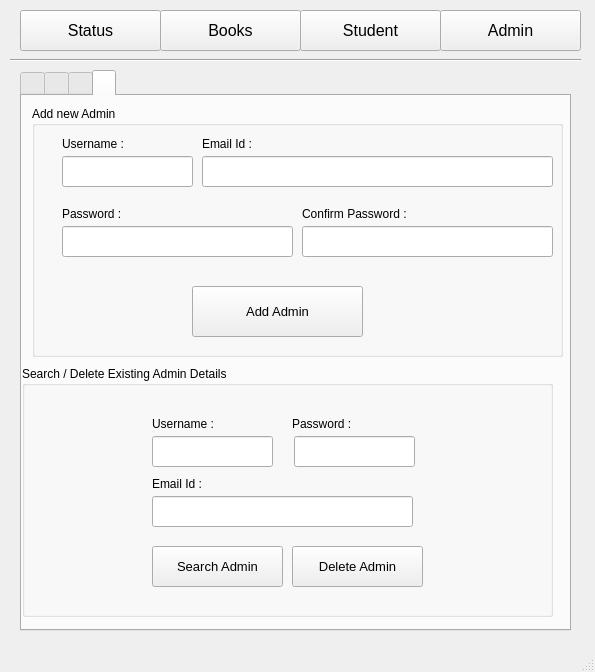
<?xml version="1.0" encoding="UTF-8"?>
<ui version="4.0">
 <class>MainWindow</class>
 <widget class="QMainWindow" name="MainWindow">
  <property name="geometry">
   <rect>
    <x>0</x>
    <y>0</y>
    <width>595</width>
    <height>672</height>
   </rect>
  </property>
  <property name="windowTitle">
   <string>MainWindow</string>
  </property>
  <widget class="QWidget" name="centralwidget">
   <widget class="QPushButton" name="pushButton_5">
    <property name="geometry">
     <rect>
      <x>20</x>
      <y>10</y>
      <width>141</width>
      <height>41</height>
     </rect>
    </property>
    <property name="font">
     <font>
      <pointsize>12</pointsize>
     </font>
    </property>
    <property name="text">
     <string>Status</string>
    </property>
   </widget>
   <widget class="Line" name="line">
    <property name="geometry">
     <rect>
      <x>10</x>
      <y>50</y>
      <width>571</width>
      <height>20</height>
     </rect>
    </property>
    <property name="orientation">
     <enum>Qt::Horizontal</enum>
    </property>
   </widget>
   <widget class="QTabWidget" name="tabWidget">
    <property name="geometry">
     <rect>
      <x>20</x>
      <y>70</y>
      <width>551</width>
      <height>561</height>
     </rect>
    </property>
    <property name="currentIndex">
     <number>3</number>
    </property>
    <widget class="QWidget" name="tab">
     <attribute name="title">
      <string/>
     </attribute>
     <widget class="QLineEdit" name="lineEdit">
      <property name="geometry">
       <rect>
        <x>30</x>
        <y>30</y>
        <width>341</width>
        <height>51</height>
       </rect>
      </property>
      <property name="font">
       <font>
        <pointsize>10</pointsize>
       </font>
      </property>
      <property name="placeholderText">
       <string>Which book Student wants ?</string>
      </property>
     </widget>
     <widget class="QComboBox" name="comboBox_2">
      <property name="geometry">
       <rect>
        <x>470</x>
        <y>100</y>
        <width>51</width>
        <height>41</height>
       </rect>
      </property>
      <property name="font">
       <font>
        <pointsize>10</pointsize>
       </font>
      </property>
      <item>
       <property name="text">
        <string>1</string>
       </property>
      </item>
      <item>
       <property name="text">
        <string>2</string>
       </property>
      </item>
      <item>
       <property name="text">
        <string>3</string>
       </property>
      </item>
      <item>
       <property name="text">
        <string>4</string>
       </property>
      </item>
      <item>
       <property name="text">
        <string>5</string>
       </property>
      </item>
      <item>
       <property name="text">
        <string>6</string>
       </property>
      </item>
      <item>
       <property name="text">
        <string>7</string>
       </property>
      </item>
      <item>
       <property name="text">
        <string>8</string>
       </property>
      </item>
      <item>
       <property name="text">
        <string>9</string>
       </property>
      </item>
      <item>
       <property name="text">
        <string>10</string>
       </property>
      </item>
      <item>
       <property name="text">
        <string>11</string>
       </property>
      </item>
      <item>
       <property name="text">
        <string>12</string>
       </property>
      </item>
      <item>
       <property name="text">
        <string>13</string>
       </property>
      </item>
      <item>
       <property name="text">
        <string>14</string>
       </property>
      </item>
      <item>
       <property name="text">
        <string>15</string>
       </property>
      </item>
     </widget>
     <widget class="QPushButton" name="pushButton">
      <property name="geometry">
       <rect>
        <x>390</x>
        <y>30</y>
        <width>131</width>
        <height>51</height>
       </rect>
      </property>
      <property name="font">
       <font>
        <pointsize>12</pointsize>
       </font>
      </property>
      <property name="text">
       <string>Add</string>
      </property>
     </widget>
     <widget class="QLabel" name="label">
      <property name="geometry">
       <rect>
        <x>390</x>
        <y>110</y>
        <width>91</width>
        <height>16</height>
       </rect>
      </property>
      <property name="font">
       <font>
        <pointsize>10</pointsize>
       </font>
      </property>
      <property name="text">
       <string>Duration :</string>
      </property>
     </widget>
     <widget class="QTableWidget" name="tableWidget">
      <property name="geometry">
       <rect>
        <x>10</x>
        <y>170</y>
        <width>531</width>
        <height>291</height>
       </rect>
      </property>
      <column>
       <property name="text">
        <string>Student Name</string>
       </property>
      </column>
      <column>
       <property name="text">
        <string>Book name</string>
       </property>
      </column>
      <column>
       <property name="text">
        <string>From</string>
       </property>
      </column>
      <column>
       <property name="text">
        <string>To</string>
       </property>
      </column>
     </widget>
     <widget class="QLineEdit" name="lineEdit_3">
      <property name="geometry">
       <rect>
        <x>30</x>
        <y>100</y>
        <width>131</width>
        <height>41</height>
       </rect>
      </property>
      <property name="font">
       <font>
        <pointsize>10</pointsize>
       </font>
      </property>
      <property name="placeholderText">
       <string>Student Name</string>
      </property>
     </widget>
     <widget class="QLineEdit" name="lineEdit_14">
      <property name="geometry">
       <rect>
        <x>170</x>
        <y>100</y>
        <width>201</width>
        <height>41</height>
       </rect>
      </property>
      <property name="font">
       <font>
        <pointsize>10</pointsize>
       </font>
      </property>
      <property name="placeholderText">
       <string>Student Email Id..</string>
      </property>
     </widget>
     <widget class="QPushButton" name="pushButton_14">
      <property name="geometry">
       <rect>
        <x>200</x>
        <y>470</y>
        <width>161</width>
        <height>41</height>
       </rect>
      </property>
      <property name="font">
       <font>
        <pointsize>10</pointsize>
       </font>
      </property>
      <property name="text">
       <string>Show All Status</string>
      </property>
     </widget>
    </widget>
    <widget class="QWidget" name="tab_2">
     <attribute name="title">
      <string/>
     </attribute>
     <widget class="QTabWidget" name="tabWidget_2">
      <property name="geometry">
       <rect>
        <x>0</x>
        <y>10</y>
        <width>551</width>
        <height>511</height>
       </rect>
      </property>
      <property name="font">
       <font>
        <pointsize>10</pointsize>
       </font>
      </property>
      <property name="currentIndex">
       <number>2</number>
      </property>
      <widget class="QWidget" name="tab_7">
       <attribute name="title">
        <string>Book List</string>
       </attribute>
       <widget class="QPushButton" name="pushButton_9">
        <property name="geometry">
         <rect>
          <x>90</x>
          <y>30</y>
          <width>351</width>
          <height>51</height>
         </rect>
        </property>
        <property name="font">
         <font>
          <pointsize>11</pointsize>
         </font>
        </property>
        <property name="text">
         <string>Show All Available books</string>
        </property>
       </widget>
       <widget class="QTableWidget" name="tableWidget_3">
        <property name="geometry">
         <rect>
          <x>10</x>
          <y>110</y>
          <width>521</width>
          <height>351</height>
         </rect>
        </property>
        <property name="minimumSize">
         <size>
          <width>521</width>
          <height>0</height>
         </size>
        </property>
        <column>
         <property name="text">
          <string>Book Code</string>
         </property>
        </column>
        <column>
         <property name="text">
          <string>Book Title</string>
         </property>
        </column>
        <column>
         <property name="text">
          <string>Book Author</string>
         </property>
        </column>
        <column>
         <property name="text">
          <string>Book Price</string>
         </property>
        </column>
       </widget>
      </widget>
      <widget class="QWidget" name="tab_5">
       <attribute name="title">
        <string>Add a Book</string>
       </attribute>
       <widget class="QLineEdit" name="lineEdit_2">
        <property name="geometry">
         <rect>
          <x>40</x>
          <y>60</y>
          <width>221</width>
          <height>31</height>
         </rect>
        </property>
       </widget>
       <widget class="QPlainTextEdit" name="plainTextEdit">
        <property name="geometry">
         <rect>
          <x>40</x>
          <y>200</y>
          <width>481</width>
          <height>171</height>
         </rect>
        </property>
       </widget>
       <widget class="QLineEdit" name="lineEdit_4">
        <property name="geometry">
         <rect>
          <x>40</x>
          <y>140</y>
          <width>221</width>
          <height>31</height>
         </rect>
        </property>
       </widget>
       <widget class="QLineEdit" name="lineEdit_5">
        <property name="geometry">
         <rect>
          <x>310</x>
          <y>60</y>
          <width>201</width>
          <height>31</height>
         </rect>
        </property>
       </widget>
       <widget class="QLineEdit" name="lineEdit_7">
        <property name="geometry">
         <rect>
          <x>310</x>
          <y>140</y>
          <width>201</width>
          <height>31</height>
         </rect>
        </property>
       </widget>
       <widget class="QLabel" name="label_2">
        <property name="geometry">
         <rect>
          <x>40</x>
          <y>40</y>
          <width>91</width>
          <height>16</height>
         </rect>
        </property>
        <property name="text">
         <string>Book Title :</string>
        </property>
       </widget>
       <widget class="QLabel" name="label_3">
        <property name="geometry">
         <rect>
          <x>40</x>
          <y>120</y>
          <width>111</width>
          <height>16</height>
         </rect>
        </property>
        <property name="text">
         <string>Book Author :</string>
        </property>
       </widget>
       <widget class="QLabel" name="label_4">
        <property name="geometry">
         <rect>
          <x>310</x>
          <y>40</y>
          <width>111</width>
          <height>16</height>
         </rect>
        </property>
        <property name="text">
         <string>Book Code :</string>
        </property>
       </widget>
       <widget class="QLabel" name="label_5">
        <property name="geometry">
         <rect>
          <x>310</x>
          <y>120</y>
          <width>101</width>
          <height>16</height>
         </rect>
        </property>
        <property name="text">
         <string>Book Price :</string>
        </property>
       </widget>
       <widget class="QPushButton" name="pushButton_2">
        <property name="geometry">
         <rect>
          <x>180</x>
          <y>390</y>
          <width>181</width>
          <height>61</height>
         </rect>
        </property>
        <property name="font">
         <font>
          <pointsize>11</pointsize>
         </font>
        </property>
        <property name="text">
         <string>Add this Book</string>
        </property>
       </widget>
      </widget>
      <widget class="QWidget" name="tab_6">
       <attribute name="title">
        <string>Delete a Book</string>
       </attribute>
       <widget class="QPlainTextEdit" name="plainTextEdit_2">
        <property name="geometry">
         <rect>
          <x>280</x>
          <y>130</y>
          <width>211</width>
          <height>191</height>
         </rect>
        </property>
       </widget>
       <widget class="QPushButton" name="pushButton_3">
        <property name="geometry">
         <rect>
          <x>170</x>
          <y>357</y>
          <width>211</width>
          <height>61</height>
         </rect>
        </property>
        <property name="text">
         <string>Delete this Book</string>
        </property>
       </widget>
       <widget class="QLabel" name="label_6">
        <property name="geometry">
         <rect>
          <x>50</x>
          <y>30</y>
          <width>101</width>
          <height>16</height>
         </rect>
        </property>
        <property name="text">
         <string>Book Title :</string>
        </property>
       </widget>
       <widget class="QLabel" name="label_7">
        <property name="geometry">
         <rect>
          <x>50</x>
          <y>270</y>
          <width>131</width>
          <height>16</height>
         </rect>
        </property>
        <property name="text">
         <string>Book Price :</string>
        </property>
       </widget>
       <widget class="QLineEdit" name="book_title_srch">
        <property name="geometry">
         <rect>
          <x>50</x>
          <y>50</y>
          <width>161</width>
          <height>31</height>
         </rect>
        </property>
       </widget>
       <widget class="QLineEdit" name="lineEdit_6">
        <property name="geometry">
         <rect>
          <x>50</x>
          <y>130</y>
          <width>161</width>
          <height>31</height>
         </rect>
        </property>
       </widget>
       <widget class="QLineEdit" name="lineEdit_8">
        <property name="geometry">
         <rect>
          <x>50</x>
          <y>210</y>
          <width>161</width>
          <height>31</height>
         </rect>
        </property>
       </widget>
       <widget class="QLineEdit" name="lineEdit_9">
        <property name="geometry">
         <rect>
          <x>50</x>
          <y>290</y>
          <width>161</width>
          <height>31</height>
         </rect>
        </property>
       </widget>
       <widget class="QLabel" name="label_8">
        <property name="geometry">
         <rect>
          <x>50</x>
          <y>110</y>
          <width>131</width>
          <height>16</height>
         </rect>
        </property>
        <property name="text">
         <string>Book Author :</string>
        </property>
       </widget>
       <widget class="QLabel" name="label_9">
        <property name="geometry">
         <rect>
          <x>50</x>
          <y>190</y>
          <width>121</width>
          <height>16</height>
         </rect>
        </property>
        <property name="text">
         <string>Book Code :</string>
        </property>
       </widget>
       <widget class="QPushButton" name="pushButton_4">
        <property name="geometry">
         <rect>
          <x>280</x>
          <y>50</y>
          <width>211</width>
          <height>51</height>
         </rect>
        </property>
        <property name="font">
         <font>
          <pointsize>11</pointsize>
         </font>
        </property>
        <property name="text">
         <string>Search The Book</string>
        </property>
       </widget>
      </widget>
     </widget>
    </widget>
    <widget class="QWidget" name="tab_3">
     <attribute name="title">
      <string/>
     </attribute>
     <widget class="QTableWidget" name="tableWidget_4">
      <property name="geometry">
       <rect>
        <x>20</x>
        <y>100</y>
        <width>521</width>
        <height>411</height>
       </rect>
      </property>
      <property name="minimumSize">
       <size>
        <width>521</width>
        <height>0</height>
       </size>
      </property>
      <column>
       <property name="text">
        <string>Student Name</string>
       </property>
      </column>
      <column>
       <property name="text">
        <string>Student Email Id</string>
       </property>
      </column>
      <column>
       <property name="text">
        <string>Rented Book</string>
       </property>
      </column>
      <column>
       <property name="text">
        <string>Duration days</string>
       </property>
      </column>
     </widget>
     <widget class="QPushButton" name="pushButton_13">
      <property name="geometry">
       <rect>
        <x>100</x>
        <y>30</y>
        <width>351</width>
        <height>51</height>
       </rect>
      </property>
      <property name="font">
       <font>
        <pointsize>11</pointsize>
       </font>
      </property>
      <property name="text">
       <string>Show All Students</string>
      </property>
     </widget>
    </widget>
    <widget class="QWidget" name="tab_4">
     <attribute name="title">
      <string/>
     </attribute>
     <widget class="QGroupBox" name="groupBox">
      <property name="geometry">
       <rect>
        <x>10</x>
        <y>10</y>
        <width>531</width>
        <height>251</height>
       </rect>
      </property>
      <property name="title">
       <string>Add new Admin</string>
      </property>
      <widget class="QLabel" name="label_10">
       <property name="geometry">
        <rect>
         <x>30</x>
         <y>30</y>
         <width>81</width>
         <height>16</height>
        </rect>
       </property>
       <property name="font">
        <font>
         <pointsize>9</pointsize>
        </font>
       </property>
       <property name="text">
        <string>Username :</string>
       </property>
      </widget>
      <widget class="QLabel" name="label_11">
       <property name="geometry">
        <rect>
         <x>30</x>
         <y>100</y>
         <width>71</width>
         <height>16</height>
        </rect>
       </property>
       <property name="font">
        <font>
         <pointsize>9</pointsize>
        </font>
       </property>
       <property name="text">
        <string>Password :</string>
       </property>
      </widget>
      <widget class="QLabel" name="label_12">
       <property name="geometry">
        <rect>
         <x>170</x>
         <y>30</y>
         <width>81</width>
         <height>16</height>
        </rect>
       </property>
       <property name="font">
        <font>
         <pointsize>9</pointsize>
        </font>
       </property>
       <property name="text">
        <string>Email Id : </string>
       </property>
      </widget>
      <widget class="QLabel" name="label_13">
       <property name="geometry">
        <rect>
         <x>270</x>
         <y>100</y>
         <width>121</width>
         <height>16</height>
        </rect>
       </property>
       <property name="font">
        <font>
         <pointsize>9</pointsize>
        </font>
       </property>
       <property name="text">
        <string>Confirm Password :</string>
       </property>
      </widget>
      <widget class="QLineEdit" name="lineEdit_10">
       <property name="geometry">
        <rect>
         <x>30</x>
         <y>50</y>
         <width>131</width>
         <height>31</height>
        </rect>
       </property>
      </widget>
      <widget class="QLineEdit" name="lineEdit_11">
       <property name="geometry">
        <rect>
         <x>170</x>
         <y>50</y>
         <width>351</width>
         <height>31</height>
        </rect>
       </property>
      </widget>
      <widget class="QLineEdit" name="lineEdit_12">
       <property name="geometry">
        <rect>
         <x>270</x>
         <y>120</y>
         <width>251</width>
         <height>31</height>
        </rect>
       </property>
       <property name="echoMode">
        <enum>QLineEdit::Password</enum>
       </property>
      </widget>
      <widget class="QLineEdit" name="lineEdit_13">
       <property name="geometry">
        <rect>
         <x>30</x>
         <y>120</y>
         <width>231</width>
         <height>31</height>
        </rect>
       </property>
       <property name="echoMode">
        <enum>QLineEdit::Password</enum>
       </property>
      </widget>
      <widget class="QPushButton" name="pushButton_12">
       <property name="geometry">
        <rect>
         <x>160</x>
         <y>180</y>
         <width>171</width>
         <height>51</height>
        </rect>
       </property>
       <property name="font">
        <font>
         <pointsize>10</pointsize>
        </font>
       </property>
       <property name="text">
        <string>Add Admin</string>
       </property>
      </widget>
      <widget class="QLabel" name="label_22">
       <property name="geometry">
        <rect>
         <x>270</x>
         <y>150</y>
         <width>211</width>
         <height>16</height>
        </rect>
       </property>
       <property name="text">
        <string/>
       </property>
      </widget>
     </widget>
     <widget class="QGroupBox" name="groupBox_2">
      <property name="geometry">
       <rect>
        <x>0</x>
        <y>270</y>
        <width>531</width>
        <height>251</height>
       </rect>
      </property>
      <property name="title">
       <string>Search / Delete Existing Admin Details</string>
      </property>
      <widget class="QLineEdit" name="lineEdit_19">
       <property name="geometry">
        <rect>
         <x>130</x>
         <y>130</y>
         <width>261</width>
         <height>31</height>
        </rect>
       </property>
      </widget>
      <widget class="QLabel" name="label_19">
       <property name="geometry">
        <rect>
         <x>130</x>
         <y>110</y>
         <width>71</width>
         <height>16</height>
        </rect>
       </property>
       <property name="text">
        <string>Email Id : </string>
       </property>
      </widget>
      <widget class="QLabel" name="label_17">
       <property name="geometry">
        <rect>
         <x>130</x>
         <y>50</y>
         <width>71</width>
         <height>16</height>
        </rect>
       </property>
       <property name="text">
        <string>Username :</string>
       </property>
      </widget>
      <widget class="QLineEdit" name="lineEdit_16">
       <property name="geometry">
        <rect>
         <x>272</x>
         <y>70</y>
         <width>121</width>
         <height>31</height>
        </rect>
       </property>
       <property name="echoMode">
        <enum>QLineEdit::Password</enum>
       </property>
      </widget>
      <widget class="QLineEdit" name="lineEdit_17">
       <property name="geometry">
        <rect>
         <x>130</x>
         <y>70</y>
         <width>121</width>
         <height>31</height>
        </rect>
       </property>
      </widget>
      <widget class="QLabel" name="label_18">
       <property name="geometry">
        <rect>
         <x>270</x>
         <y>50</y>
         <width>81</width>
         <height>16</height>
        </rect>
       </property>
       <property name="text">
        <string>Password :</string>
       </property>
      </widget>
      <widget class="QPushButton" name="pushButton_10">
       <property name="geometry">
        <rect>
         <x>270</x>
         <y>180</y>
         <width>131</width>
         <height>41</height>
        </rect>
       </property>
       <property name="font">
        <font>
         <pointsize>10</pointsize>
        </font>
       </property>
       <property name="text">
        <string>Delete Admin</string>
       </property>
      </widget>
      <widget class="QPushButton" name="pushButton_11">
       <property name="geometry">
        <rect>
         <x>130</x>
         <y>180</y>
         <width>131</width>
         <height>41</height>
        </rect>
       </property>
       <property name="font">
        <font>
         <pointsize>10</pointsize>
        </font>
       </property>
       <property name="text">
        <string>Search Admin</string>
       </property>
      </widget>
     </widget>
    </widget>
   </widget>
   <widget class="QPushButton" name="pushButton_6">
    <property name="geometry">
     <rect>
      <x>440</x>
      <y>10</y>
      <width>141</width>
      <height>41</height>
     </rect>
    </property>
    <property name="font">
     <font>
      <pointsize>12</pointsize>
     </font>
    </property>
    <property name="text">
     <string>Admin</string>
    </property>
   </widget>
   <widget class="QPushButton" name="pushButton_7">
    <property name="geometry">
     <rect>
      <x>300</x>
      <y>10</y>
      <width>141</width>
      <height>41</height>
     </rect>
    </property>
    <property name="font">
     <font>
      <pointsize>12</pointsize>
     </font>
    </property>
    <property name="text">
     <string>Student</string>
    </property>
   </widget>
   <widget class="QPushButton" name="pushButton_8">
    <property name="geometry">
     <rect>
      <x>160</x>
      <y>10</y>
      <width>141</width>
      <height>41</height>
     </rect>
    </property>
    <property name="font">
     <font>
      <pointsize>12</pointsize>
     </font>
    </property>
    <property name="text">
     <string>Books</string>
    </property>
   </widget>
  </widget>
  <widget class="QMenuBar" name="menubar">
   <property name="geometry">
    <rect>
     <x>0</x>
     <y>0</y>
     <width>595</width>
     <height>26</height>
    </rect>
   </property>
  </widget>
  <widget class="QStatusBar" name="statusbar"/>
 </widget>
 <resources/>
 <connections/>
</ui>
